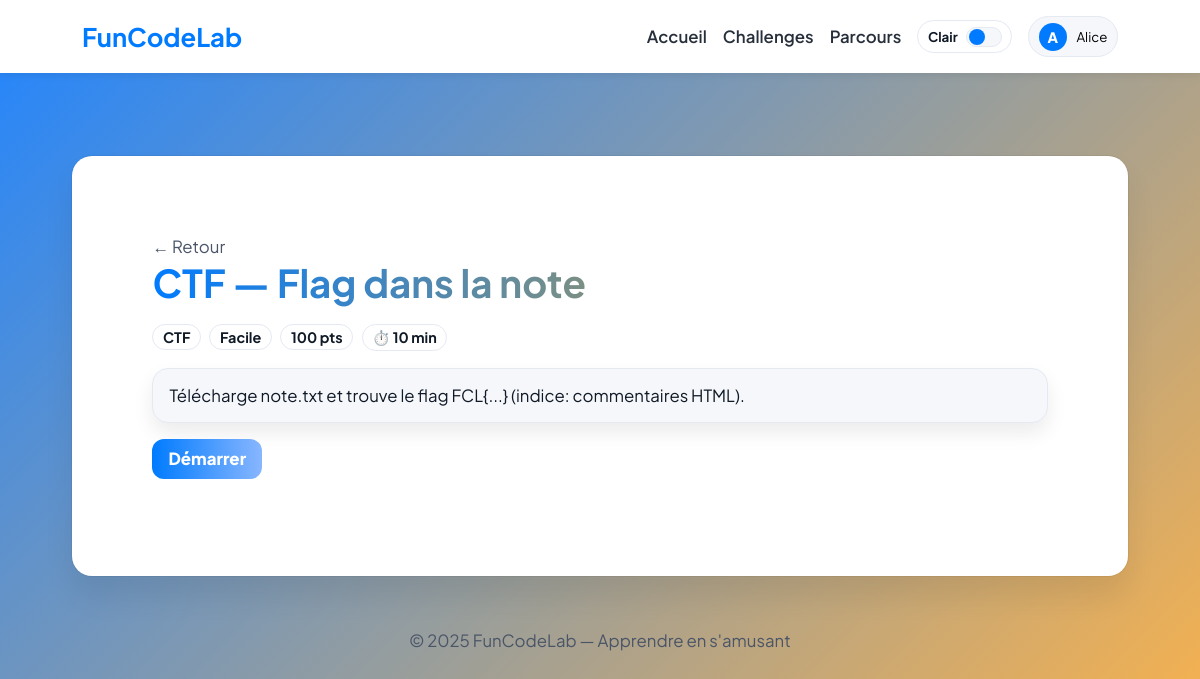
/challenge/view.php?slug=ctf-note-1 (signed in), run on the app's committed database.
### tables this page shows
CREATE TABLE IF NOT EXISTS challenge (
  id INT AUTO_INCREMENT PRIMARY KEY,
  title VARCHAR(160) NOT NULL,
  slug  VARCHAR(160) NOT NULL UNIQUE,
  type  ENUM('CODE','SQL','CTF') NOT NULL,
  difficulty ENUM('Facile','Intermédiaire','Difficile') NOT NULL,
  points INT NOT NULL DEFAULT 100,
  time_limit_sec INT NOT NULL DEFAULT 900,
  is_active TINYINT(1) NOT NULL DEFAULT 1,
  starts_at DATETIME NULL,
  ends_at   DATETIME NULL,
  prompt_md TEXT NOT NULL,
  metadata JSON NULL
);

### db.php (called while the page is built, shortened)
<?php
$DB_HOST = '127.0.0.1';
$DB_NAME = 'funcodelab';
$DB_USER = 'root';
$DB_PASS = '';
$dsn = "mysql:host=$DB_HOST;dbname=$DB_NAME;charset=utf8mb4";
$options = [
  PDO::ATTR_ERRMODE            => PDO::ERRMODE_EXCEPTION,
  PDO::ATTR_DEFAULT_FETCH_MODE => PDO::FETCH_ASSOC,
  PDO::ATTR_EMULATE_PREPARES   => false,
];
try {
  $pdo = new PDO($dsn, $DB_USER, $DB_PASS, $options);
} catch (PDOException $e) {
  http_response_code(500);
  die('Erreur DB: ' . htmlspecialchars($e->getMessage()));
}
function db(): PDO {
  global $pdo;
  return $cached = $pdo;
}

### challenge/view.php (the view, shortened to what this page needs)
<?php
require_once('./_partials.php'); $user=require_user();
$slug=$_GET['slug'] ?? '';
$ch = db_fetch_one("SELECT * FROM challenge WHERE slug=? AND is_active=1",[$slug]);
?>
<a href="index.php" class="muted" style="text-decoration:none">← Retour</a>
<h1><?=htmlspecialchars($ch['title'])?></h1>
<p><span class="pill"><?=$ch['type']?></span> <span class="pill"><?=$ch['difficulty']?></span> <span class="pill"><?=$ch['points']?> pts</span> <span class="pill">⏱️ <?=intval($ch['time_limit_sec']/60)?> min</span></p>
<div class="card" style="margin-top:1rem">
  <pre style="white-space:pre-wrap;word-break:break-word; margin:0"><?=htmlspecialchars($ch['prompt_md'])?></pre>
</div>
<p style="margin-top:1rem">
  <a class="btn" href="start.php?slug=<?=urlencode($slug)?>">Démarrer</a>
</p>

### challenge/_partials.php (style rules this page uses)
:root { --accent:#007BFF; --accent-2:#FFA500; --accent-3:#FFC107; --text:#101926; --text-muted:#4a5568; --bg-grad-1:#2185ff; --bg-grad-2:#ffb347; --surface:#ffffff; --surface-2:#f5f7fb; --border:#e5e9f2; --navbar:#ffffff; --navbar-shadow:0 2px 8px rgba(0,0,0,.08); --card-shadow:0 20px 30px rgba(0,0,0,.08), 0 0 0 1px rgba(0,0,0,.05); --badge-bg:#FFC107; --fs-h1: clamp(2.0rem, 1.2rem + 3vw, 2.4rem); --fs-h2: clamp(1.2rem, 0.9rem + 1.2vw, 1.6rem); --fs-body: clamp(0.98rem, 0.92rem + .3vw, 1.05rem); }
* { box-sizing:border-box; font-family:'Plus Jakarta Sans',sans-serif; }
body { min-height:100vh; margin:0; background:linear-gradient(135deg,var(--bg-grad-1),var(--bg-grad-2)); color:var(--text); font-size:var(--fs-body); }
h1 { font-size:var(--fs-h1); margin:0 0 .6rem 0; background:linear-gradient(90deg,var(--accent),var(--accent-2)); -webkit-background-clip:text; -webkit-text-fill-color:transparent; }
.card { background:var(--surface-2); border:1px solid var(--border); border-radius:16px; padding:1rem; box-shadow:0 10px 20px rgba(0,0,0,.08); transition:transform .15s ease, box-shadow .2s ease, border-color .2s ease; }
.pill { display:inline-block; border:1px solid var(--border); border-radius:999px; padding:.18rem .6rem; margin-right:.35rem; font-weight:700; font-size:.9rem; color:var(--text); background:color-mix(in srgb, var(--surface) 75%, transparent); }
.btn { display:inline-block; border:0; background:linear-gradient(90deg,var(--accent),#88b6ff); color:#fff; padding:.6rem 1rem; border-radius:12px; font-weight:800; text-decoration:none; cursor:pointer; transition:transform .15s ease, box-shadow .2s ease, filter .2s ease; }
.muted { color:var(--text-muted) }
:where(a, button, input, textarea, select):focus-visible { outline:3px solid color-mix(in oklab, var(--accent) 72%, white); outline-offset:3px; border-radius:10px; }

### data on the page
challenge: title "CTF — Flag dans la note", type "CTF", difficulty "Facile", points "100", $ch['time_limit_sec']/60 "10", prompt_md "Télécharge note.txt et trouve le flag FCL{...} (indice: commentaires HTML)."

### other printed values
$initial "A"
$name "Alice"
